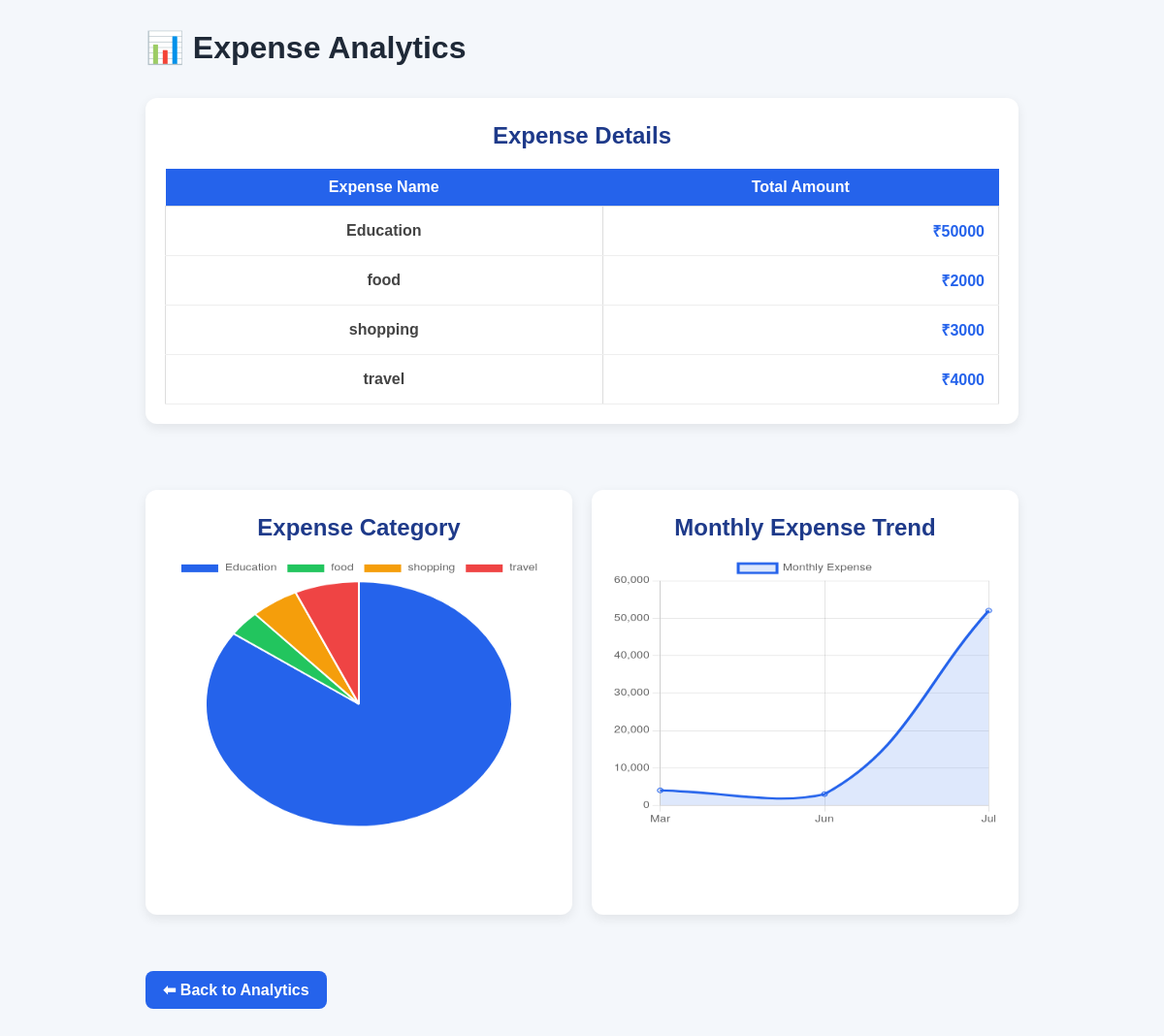
/expense-analytics (signed in), run on the app's committed database.
### tables this page shows
CREATE TABLE expenses(
        id INTEGER PRIMARY KEY AUTOINCREMENT,
        user_id INTEGER,
        expense_name TEXT,
        amount INTEGER,
        date TEXT,
        category TEXT,
        payment_mode TEXT,
        description TEXT
    );

### app.py (the view)
@app.route("/expense-analytics")
def expense_analytics():
    if "user_id" not in session:
        return redirect("/")
    conn = sqlite3.connect("database.db")
    cursor = conn.cursor()
    user_id = session["user_id"]
    cursor.execute("""
        SELECT expense_name,
               SUM(amount)
        FROM expenses
        WHERE user_id=?
        GROUP BY expense_name
    """,(user_id,))
    expenses = cursor.fetchall()
    cursor.execute("""
        SELECT strftime('%m', date),
               SUM(amount)
        FROM expenses
        WHERE user_id=?
        GROUP BY strftime('%m', date)
        ORDER BY strftime('%m', date)
    """,(user_id,))
    trend = cursor.fetchall()
    conn.close()
    return render_template(
        "expense_analytics.html",
        expenses=expenses,
        trend=trend
    )

### templates/expense_analytics.html (shortened to what this page needs)
<!DOCTYPE html>
<html lang="en">
<head>
    <link rel="stylesheet"
          href="{{ url_for('static', filename='css/style.css') }}">
</head>
<body>
<div class="dashboard">
  <main class="main-content expense-main">
        <h1>📊 Expense Analytics</h1>
        <br>
        <div class="card">
            <h2>Expense Details</h2>
            <table class="summary-table">
                <tr>
                    <th>Expense Name</th>
                    <th>Total Amount</th>
                </tr>
                {% for expense in expenses %}
                <tr>
                    <td>{{ expense[0] }}</td>
                    <td>₹{{ expense[1] }}</td>
                </tr>
                {% endfor %}
            </table>
        </div>
        <br>
        <div class="charts-row">
            <div class="card">
                <h2>Expense Category</h2>
                <div style="height:350px">
                    <canvas id="expenseChart"></canvas>
                </div>
            </div>
            <div class="card">
                <h2>Monthly Expense Trend</h2>
                <div style="height:350px">
                    <canvas id="trendChart"></canvas>
                </div>
            </div>
        </div>
        <br>
        <a href="/analytics" class="btn">
            ⬅ Back to Analytics
        </a>
    </main>
</div>
<script>
// ================= Expense Pie Chart =================
const expenseLabels = [
{% for item in expenses %}
"{{ item[0] }}",
{% endfor %}
];
const expenseValues = [
{% for item in expenses %}
{{ item[1] }},
{% endfor %}
];
new Chart(document.getElementById("expenseChart"),{
type:"pie",
data:{
labels:expenseLabels,
datasets:[{
data:expenseValues,
backgroundColor:[
"#2563eb",
"#22c55e",
"#f59e0b",
"#ef4444",
"#8b5cf6",
"#06b6d4",
"#ec4899"
]
}]
},
options:{
responsive:true,
maintainAspectRatio:false
}
});
// ================= Monthly Trend Chart =================
const monthMap={
"01":"Jan",
"02":"Feb",
"03":"Mar",
"04":"Apr",
"05":"May",
"06":"Jun",
"07":"Jul",
"08":"Aug",
"09":"Sep",
"10":"Oct",
"11":"Nov",
"12":"Dec"
};
const trendLabels=[
{% for item in trend %}
monthMap["{{ item[0] }}"],
{% endfor %}
];
const trendValues=[
{% for item in trend %}
{{ item[1] }},
{% endfor %}
];
new Chart(document.getElementById("trendChart"),{
type:"line",
data:{
labels:trendLabels,
datasets:[{
label:"Monthly Expense",
data:trendValues,
borderColor:"#2563eb",
backgroundColor:"rgba(37,99,235,.15)",
fill:true,
tension:.4
}]
},
options:{
responsive:true,
maintainAspectRatio:false
}
});
</script>
</body>
</html>

### static/css/style.css (style rules this page uses)
* { margin:0; padding:0; box-sizing:border-box; font-family:Arial, Helvetica, sans-serif; }
body { background:#f4f7fb; color:#1f2937; }
.dashboard { display:flex; }
.main-content { margin-left:240px; width:calc(100% - 240px); padding:30px; }
.card { background:#fff; border-radius:12px; padding:15px; text-align:center; box-shadow:0 4px 12px rgba(0,0,0,.08); transition:.3s; }
.card h2 { font-size:24px; color:#1e3a8a; margin:5px 0; }
.card { background:#fff; padding:20px; border-radius:12px; box-shadow:0 2px 10px rgba(0,0,0,.08); margin-bottom:25px; }
.card h2 { color:#1e3a8a; margin-bottom:20px; }
table { width:100%; border-collapse:collapse; }
table th { background:#2563eb; color:#fff; padding:14px; }
table td { padding:14px; text-align:center; border-bottom:1px solid #ddd; }
.btn, .report-btn, .edit-btn, .delete-btn { display:inline-block; padding:10px 18px; border-radius:8px; text-decoration:none; color:#fff; font-weight:bold; }
.btn, .report-btn { background:#2563eb; }
.charts-row { display:grid; grid-template-columns:repeat(2,1fr); gap:20px; margin-top:30px; }
@media (max-width:1200px) { .charts-row { grid-template-columns:1fr; } }
a { transition:.3s; }
.card, .insights-card { padding:15px; }
.charts-row { display:grid; grid-template-columns:repeat(2,1fr); gap:20px; margin:20px; }
.card { background:#fff; border-radius:15px; padding:20px; box-shadow:0 5px 15px rgba(0,0,0,.08); }
.charts-row { display:grid; grid-template-columns:repeat(2,1fr); gap:20px; margin:20px 0; }
.summary-table { width:100%; border-collapse:collapse; }
.summary-table td { padding:12px; border-bottom:1px solid #eee; }
.main-content { padding:20px; }
.main-content h1 { margin-bottom:15px; }
.card { background:#fff; border-radius:15px; padding:18px; margin-bottom:20px; box-shadow:0 4px 10px rgba(0,0,0,.08); }
.summary-table { width:100%; border-collapse:collapse; margin-top:10px; }
summary-table th, .summary-table td { padding:12px; border:1px solid #ddd; text-align:center; }
.summary-table th { background:#2563eb; color:white; }
.charts-row { display:grid; grid-template-columns:1fr 1fr; gap:20px; margin:20px 0; }
.charts-row .card { margin:0; padding:20px; }
.charts-row h2 { text-align:center; margin-bottom:15px; }
.charts-row canvas { width:100% !important; height:280px !important; }
.btn { display:inline-block; padding:10px 18px; background:#2563eb; color:#fff; text-decoration:none; border-radius:8px; margin-top:10px; }
.summary-table td { padding:14px; border-bottom:1px solid #eee; }
.summary-table td:first-child { font-weight:600; color:#444; }
.summary-table td:last-child { text-align:right; font-weight:bold; color:#2563eb; }
table { width:100%; border-collapse:collapse; margin-top:20px; }
table th { background:#2563eb; color:white; padding:10px; }
table td { padding:10px; text-align:center; border:1px solid #ddd; }
.main-content { margin-left:240px; width:calc(100% - 240px); padding:25px; overflow-x:hidden; }
.charts-row { display:grid; grid-template-columns:1fr 1fr; gap:25px; margin-top:30px; align-items:start; }
.main-content { margin-left:240px; width:calc(100% - 240px); padding:30px; overflow-x:hidden; }
.card { background:#fff; padding:20px; border-radius:12px; box-shadow:0 4px 12px rgba(0,0,0,.08); }
.charts-row { display:grid; grid-template-columns:1fr 1fr; gap:20px; margin:30px 0; }
table { width:100%; margin-top:20px; }
.expense-main { max-width: 1200px; margin: 0 auto; padding: 30px; }

### data on the page
expenses: expense "Education", amount "50000"
expenses: expense "food", amount "2000"
expenses: expense_name "shopping", amount "3000"
expenses: expense "travel", amount "4000"

### other printed values
chart data {{ item[0] }} Education, food, shopping, travel
chart data {{ item[1] }} 50000, 2000, 3000, 4000
chart data {{ item[0] }} 03, 06, 07
chart data {{ item[1] }} 4000, 3000, 52000
